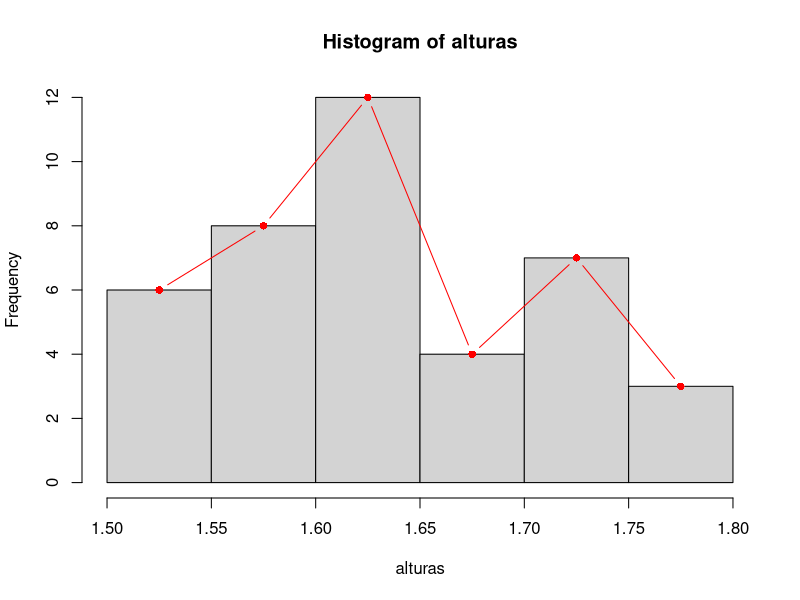
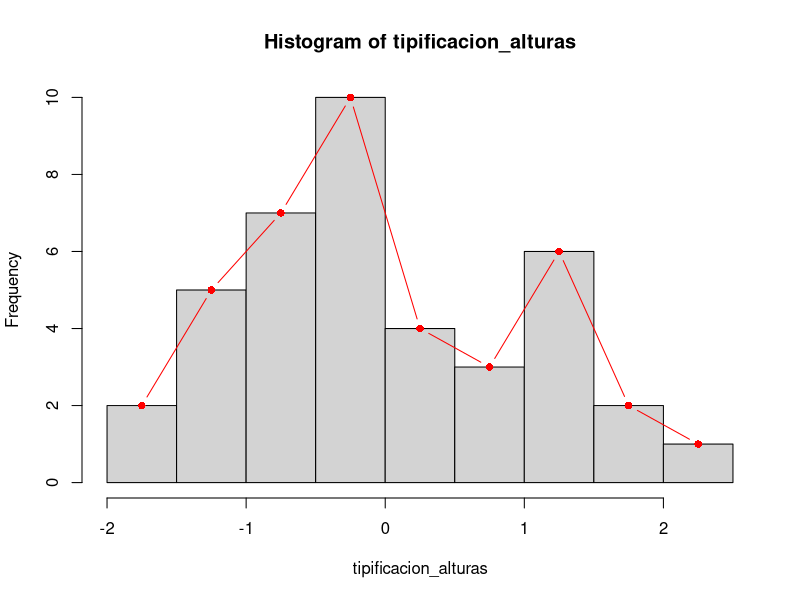
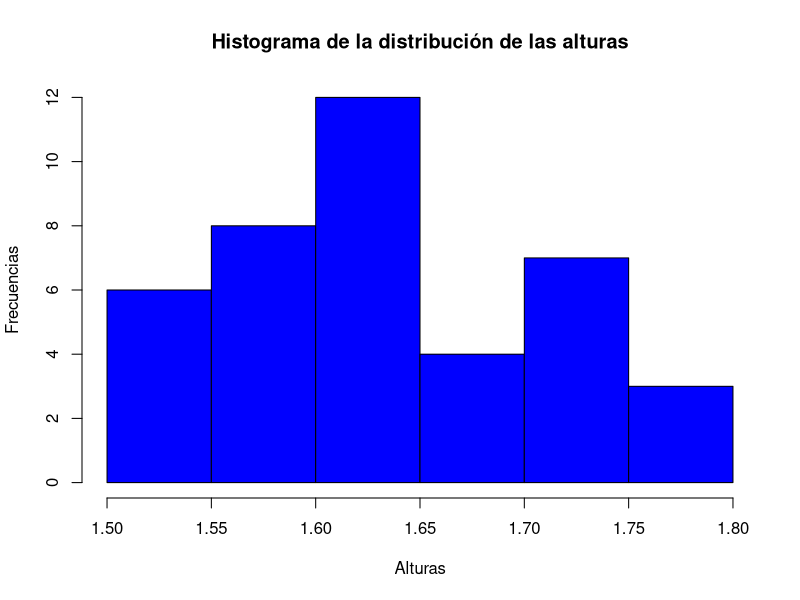
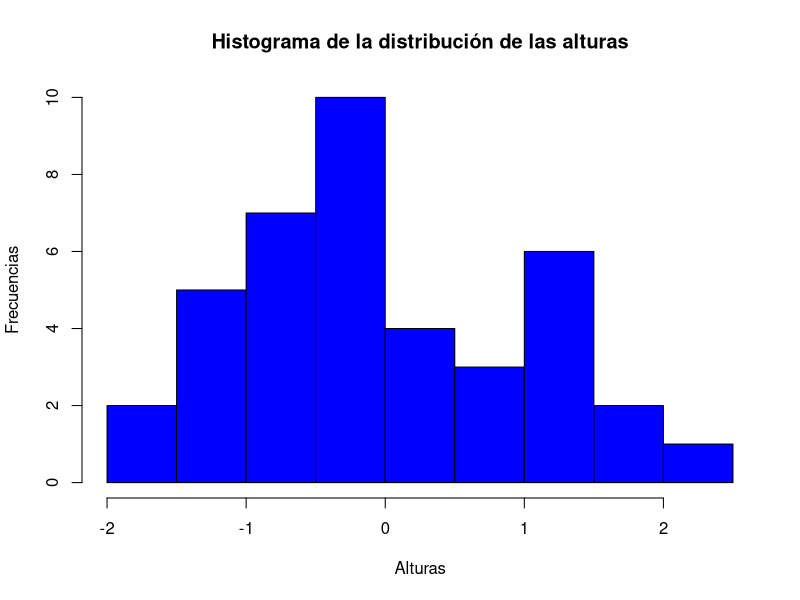

Generate these figures, in order, with R:
## ---- chunk 1
alturas <- c(
  1.64, 1.60, 1.54, 1.55,
  1.73, 1.61, 1.65, 1.73,
  1.55, 1.61, 1.62, 1.73,
  1.56, 1.65, 1.66, 1.75,
  1.57, 1.63, 1.76, 1.67,
  1.58, 1.79, 1.70, 1.78,
  1.58, 1.63, 1.69, 1.63,
  1.52, 1.59, 1.62, 1.71,
  1.64, 1.53, 1.60, 1.72,
  1.54, 1.60, 1.64, 1.72
)
alturas
## ---- chunk 2
frecuencias <- table(alturas)
frecuencias
## ---- chunk 3
media <- mean(alturas)
media
## ---- chunk 4
desviacion_estandar_alturas <- sd(alturas)
desviacion_estandar_alturas
## ---- chunk 5
tipificacion_alturas <- c((alturas - media) / desviacion_estandar_alturas)
tipificacion_alturas
## ---- chunk 6
sprintf("%.7f", mean(tipificacion_alturas))
sd(tipificacion_alturas)
## ---- chunk 7
h <- hist(alturas)
# Calcular los centros de los rectángulos del histograma
centers <- h$mids
# Agregar la línea a través de los centros de los rectángulos
lines(centers, h$counts, type = "b", col = "red", pch = 16)
## ---- chunk 8
h_t <- hist(tipificacion_alturas)
# Calcular los centros de los rectángulos del histograma
centers_t <- h_t$mids
# Agregar la línea a través de los centros de los rectángulos
lines(centers_t, h_t$counts, type = "b", col = "red", pch = 16)
## ---- chunk 9
estandarizaciones <- scale(alturas)
estandarizaciones
## ---- chunk 10
hist(alturas,
  col = "blue", border = "black", breaks = 5,
  main = "Histograma de la distribución de las alturas",
  xlab = "Alturas", ylab = "Frecuencias",
)
## ---- chunk 11
hist(estandarizaciones,
  col = "blue", border = "black",
  main = "Histograma de la distribución de las alturas",
  xlab = "Alturas", ylab = "Frecuencias",
)
